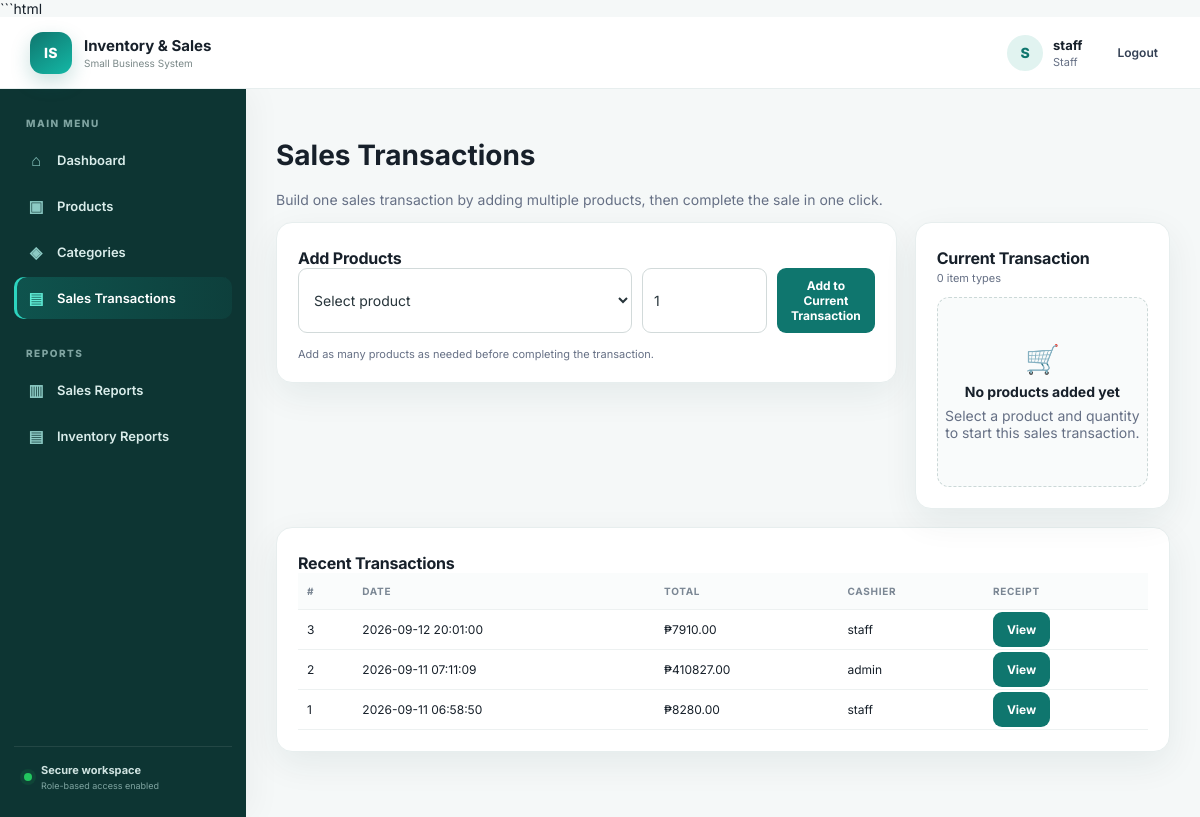
The page /sales (signed in) on the database its author committed.
### tables this page shows
CREATE TABLE sales (id INTEGER PRIMARY KEY AUTOINCREMENT, total REAL NOT NULL, payment REAL NOT NULL DEFAULT 0, change_amount REAL NOT NULL DEFAULT 0, created_at TEXT NOT NULL, cashier TEXT NOT NULL);

### app.py (the view, shortened to what this page needs)
@app.route("/sales", methods=["GET", "POST"])
@login_required
def sales():
    cart = session.get("cart", {})
    if not isinstance(cart, dict):
        cart = {}
    conn = db()
    cart_items = []
    cart_total = 0.0
    for product_id, qty in cart.items():
        product = conn.execute("SELECT * FROM products WHERE id=?", (int(product_id),)).fetchone()
        if product:
            subtotal = float(product["price"]) * int(qty)
            cart_items.append({"product": product, "quantity": int(qty), "subtotal": subtotal})
            cart_total += subtotal
    products_list = conn.execute("SELECT * FROM products WHERE stock>0 AND active=1 ORDER BY name").fetchall()
    recent = conn.execute("SELECT * FROM sales ORDER BY id DESC LIMIT 20").fetchall()
    conn.close()
    return render_template("sales.html", products=products_list, sales=recent,
                           cart_items=cart_items, cart_total=cart_total)

### app.py (called while the page is built)
def db():
    conn = sqlite3.connect(DB)
    conn.row_factory = sqlite3.Row
    conn.execute("PRAGMA foreign_keys = ON")
    return conn

def login_required(f):
    @wraps(f)
    def wrapped(*args, **kwargs):
        if "user_id" not in session:
            return redirect(url_for("login"))
        return f(*args, **kwargs)
    return wrapped

### templates/sales.html (shortened to what this page needs)
{% extends "base.html" %}
{% block content %}
<h1>Sales Transactions</h1>
<p class="muted">
    Build one sales transaction by adding multiple products, then complete the sale in one click.
</p>
<div class="sales-grid">
    <div class="panel">
        <h2>Add Products</h2>
        <form method="post" class="formgrid sales-add-form">
            <select name="product_id" required>
                <option value="">
                    Select product
                </option>
            </select>
            <input
                type="number"
                min="1"
                name="quantity"
                value="1"
                placeholder="Quantity"
                required
            >
            <button type="submit">
                Add to Current Transaction
            </button>
        </form>
        <p class="muted small-note">
            Add as many products as needed before completing the transaction.
        </p>
    </div>
    <div class="panel cart-panel">
        <div class="cart-heading">
            <div>
                <h2>Current Transaction</h2>
                <span class="muted">
                    {{ cart_items|length }}
                    item type{% if cart_items|length != 1 %}s{% endif %}
                </span>
            </div>
        </div>
        {% if cart_items %}
            <table class="cart-table">
                <tr>
                    <th>Product</th>
                    <th>Qty</th>
                    <th>Price</th>
                    <th>Subtotal</th>
                    <th></th>
                </tr>
                {% for item in cart_items %}
                    <tr>
                        <td>
                            {{item.product.name}}
                        </td>
                        <td>
                            <form method="post" class="qty-form">
                                <input
                                    type="hidden"
                                    name="action"
                                    value="update"
                                >
                                <input
                                    type="hidden"
                                    name="product_id"
                                    value="{{item.product.id}}"
                                >
                                <input
                                    class="qty-input"
                                    type="number"
                                    min="1"
                                    max="{{item.product.stock}}"
                                    name="quantity"
                                    value="{{item.quantity}}"
                                >
                                <button
                                    type="submit"
                                    class="small-btn"
                                >
                                    Update
                                </button>
                            </form>
                        </td>
                        <td>
                            ₱{{"%.2f"|format(item.product.price)}}
                        </td>
                        <td>
                            <strong>
                                ₱{{"%.2f"|format(item.subtotal)}}
                            </strong>
                        </td>
                        <td>
                            <form method="post">
                                <input
                                    type="hidden"
                                    name="action"
                                    value="remove"
                                >
                                <input
                                    type="hidden"
                                    name="product_id"
                                    value="{{item.product.id}}"
                                >
                                <button
                                    class="danger small-btn"
                                    type="submit"
                                >
                                    Remove
                                </button>
                            </form>
                        </td>
                    </tr>
                {% endfor %}
            </table>
            <div class="cart-total">
                <span>
                    TOTAL
                </span>
                <strong>
                    ₱{{"%.2f"|format(cart_total)}}
                </strong>
            </div>
            <form method="post" class="checkout-form">
                <input
                    type="hidden"
                    name="action"
                    value="checkout"
                >
                <label>
                    Customer Payment
                    <input
                        type="number"
                        name="payment"
                        min="{{cart_total}}"
                        step="0.01"
                        placeholder="Enter amount paid"
                        required
                    >
                </label>
                <div class="payment-hint">
                    Enter the amount given by the customer.
                    The system will calculate the change automatically.
                </div>
                <button
                    class="checkout-btn"
                    type="submit"
                >
                    Complete Sale
                </button>
            </form>
        {% else %}
            <div class="empty-cart">
                <div class="empty-cart-icon">
                    🛒
                </div>
                <strong>
                    No products added yet
                </strong>
                <span class="muted">
                    Select a product and quantity to start this sales transaction.
                </span>
            </div>
        {% endif %}
    </div>
</div>
<div class="panel">
    <h2>Recent Transactions</h2>
    <table>
        <tr>
            <th>#</th>
            <th>Date</th>
            <th>Total</th>
            <th>Cashier</th>
            <th>Receipt</th>
        </tr>
        {% for s in sales %}
            <tr>
                <td>
                    {{s.id}}
                </td>
                <td>
                    {{s.created_at}}
                </td>
                <td>
                    ₱{{"%.2f"|format(s.total)}}
                </td>
                <td>
                    {{s.cashier}}
                </td>
                <td>
                    <a
                        class="btnlink"
                        href="{{url_for('receipt',sale_id=s.id)}}"
                    >
                        View
                    </a>
                </td>
            </tr>
        {% else %}
            <tr>
                <td colspan="5">
                    No sales yet.
                </td>
            </tr>
        {% endfor %}
    </table>
</div>
{% endblock %}

### static/css/style.css (style rules this page uses)
:root { --teal:#0f766e; --teal2:#0d9488; --deep:#0b3b38; --ink:#17202a; --muted:#667085; --line:#e7eeee; --bg:#f5f8f8; --white:#fff; --danger:#b42318; --shadow:0 12px 35px rgba(16,55,52,.07); }
* { box-sizing:border-box; }
html { scroll-behavior:smooth; }
body { margin:0; font-family:Inter,Segoe UI,Arial,sans-serif; background:var(--bg); color:var(--ink); font-size:14px; }
.panel { background:white; border:1px solid var(--line); border-radius:16px; padding:21px; box-shadow:var(--shadow); margin-bottom:18px; }
.panel h2 { font-size:16px; margin:4px 0 0; letter-spacing:-.2px; }
table { width:100%; border-collapse:collapse; min-width:500px; }
th,td { text-align:left; padding:12px 9px; border-bottom:1px solid #edf1f1; font-size:12px; }
th { font-size:10px; color:#7b8794; text-transform:uppercase; letter-spacing:.7px; background:#fafcfc; }
.btnlink,button { font:inherit; cursor:pointer; }
.btnlink,button { background:var(--teal); color:white; border:0; text-decoration:none; padding:10px 14px; border-radius:9px; font-weight:700; font-size:12px; }
.formgrid { display:grid; grid-template-columns:repeat(5,1fr); gap:10px; }
input,select { font:inherit; padding:10px 11px; border:1px solid #d2dada; border-radius:9px; background:#fff; color:#27343a; outline:none; }
.muted { color:var(--muted); }
.sales-grid { display:grid; grid-template-columns:1fr 1.35fr; gap:18px; align-items:start; }
.sales-add-form { grid-template-columns:1fr 125px auto; }
.small-note { font-size:11px; margin:10px 0 0; }
.cart-heading { display:flex; justify-content:space-between; align-items:center; gap:12px; }
.cart-heading h2 { margin-bottom:3px; }
.cart-heading span { font-size:11px; }
.empty-cart { min-height:190px; display:flex; flex-direction:column; align-items:center; justify-content:center; text-align:center; gap:7px; border:1px dashed #cbd8d7; border-radius:12px; background:#f9fbfb; margin-top:12px; }
.empty-cart-icon { font-size:28px; }

### rows shown on the page
sales: id "3", created_at "2026-09-12 20:01:00", total "7910.00", cashier "staff"
sales: id "2", created_at "2026-09-11 07:11:09", total "410827.00", cashier "admin"
sales: id "1", created_at "2026-09-11 06:58:50", total "8280.00", cashier "staff"

### other values the page prints
{{ session.username[:1]|upper }} "S"
{{ session.username }} "staff"
{{ session.role }} "Staff"
{{ cart_items|length }} "0"
